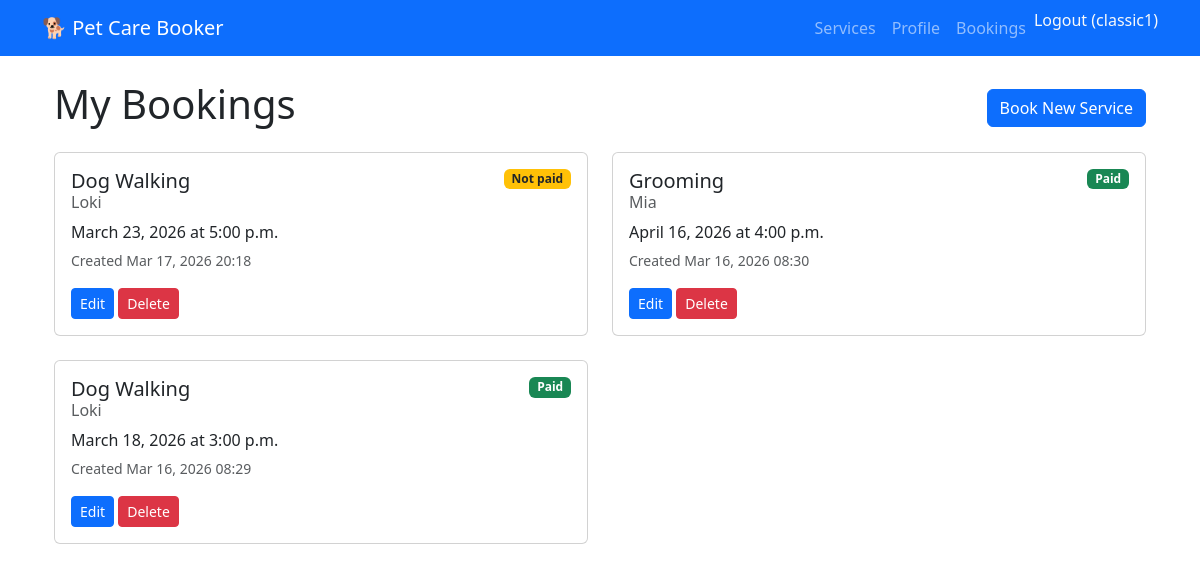
The page /accounts/bookings/ (signed in) on the database as committed earlier.
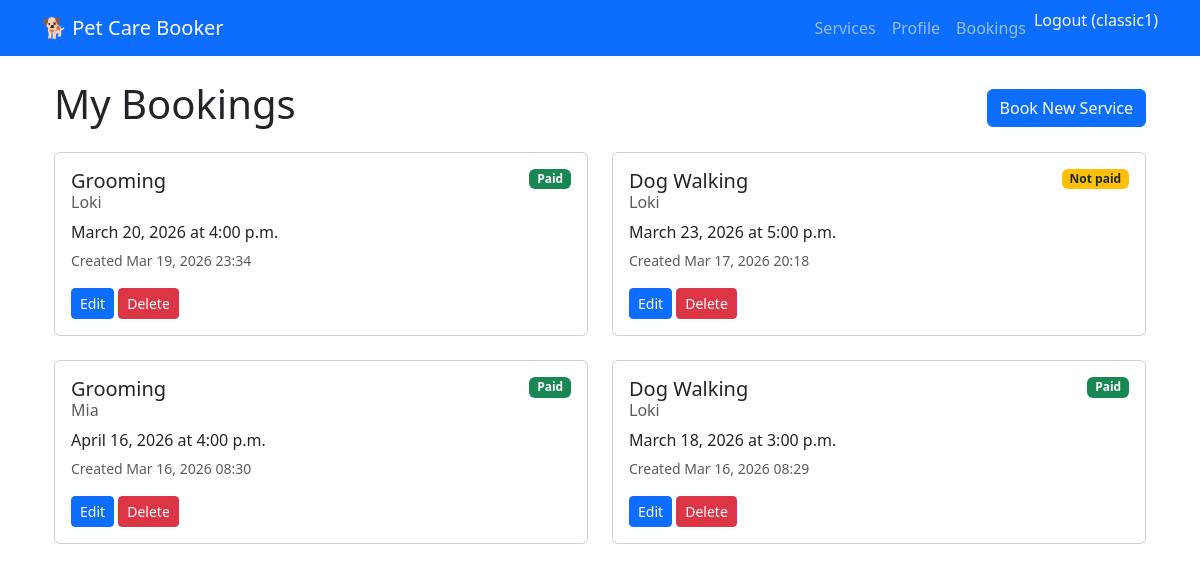
The same page on the database as committed later.
### accounts/models.py (models this page shows, shortened)
class Booking(models.Model):
    SERVICE_CHOICES = [
        ('dog_walking', 'Dog Walking'),
        ('grooming', 'Grooming'),
        ('boarding', 'Boarding'),
    ]
    user = models.ForeignKey(User, on_delete=models.CASCADE)
    service = models.CharField(max_length=20, choices=SERVICE_CHOICES)
    pet_name = models.CharField(max_length=100)
    date = models.DateField()
    time = models.TimeField()
    notes = models.TextField(blank=True)
    created = models.DateTimeField(auto_now_add=True)
    paid = models.BooleanField(default=False)  # <-- TRACKS PAID STATUS
    stripe_payment_intent = models.CharField(max_length=200, blank=True, null=True)  # Stripe payment ID
    amount_paid = models.DecimalField(max_digits=10, decimal_places=2, null=True, blank=True)  # £25.00

### accounts/views.py (the view)
# urls.py: path('bookings/', views.UserBookingsView.as_view(), name='bookings'),
class UserBookingsView(LoginRequiredMixin, ListView):
    model = Booking
    template_name = "accounts/bookings.html"
    context_object_name = "bookings"
    paginate_by = 10
    login_url = "login"
    redirect_field_name = "next"
    def get_queryset(self):
        return Booking.objects.filter(user=self.request.user).order_by("-created")
    def get_context_data(self, **kwargs):
        context = super().get_context_data(**kwargs)
        context["user"] = self.request.user
        return context

### accounts/templates/accounts/bookings.html (shortened to what this page needs)
{% extends "accounts/base.html" %}
{% block content %}
<div class="container mt-4">
  <div class="d-flex justify-content-between align-items-center mb-3">
    <h1>My Bookings</h1>
    <a href="{% url 'book' %}" class="btn btn-primary">Book New Service</a>
  </div>
  {% if bookings %}
    <div class="row">
      {% for booking in bookings %}
        <div class="col-md-6 mb-4">
          <div class="card h-100">
            <div class="card-body">
              <div class="d-flex justify-content-between align-items-start mb-2">
                <div>
                  <h5 class="card-title mb-1">
                    {{ booking.get_service_display }}
                  </h5>
                  <h6 class="card-subtitle text-muted">
                    {{ booking.pet_name }}
                  </h6>
                </div>
                {% if booking.paid %}
                  <span class="badge bg-success">Paid</span>
                {% else %}
                  <span class="badge bg-warning text-dark">Not paid</span>
                {% endif %}
              </div>
              <p class="card-text mb-1">
                {{ booking.date|date:"F j, Y" }}
                at
                {{ booking.time|time:"g:i a" }}
              </p>
              <p class="card-text">
                <small class="text-muted">
                  Created {{ booking.created|date:"M d, Y" }} {{ booking.created|time:"H:i" }}
                </small>
              </p>
              <div class="mt-2">
                <a href="{% url 'booking-update' booking.id %}" class="btn btn-sm btn-primary">
                  Edit
                </a>
                <a href="{% url 'booking-delete' booking.id %}" class="btn btn-sm btn-danger">
                  Delete
                </a>
              </div>
            </div>
          </div>
        </div>
      {% endfor %}
    </div>
  {% else %}
    <div class="text-center py-5">
      <h3>You have no bookings yet</h3>
      <p class="text-muted">Book your first pet care service!</p>
      <a href="{% url 'book' %}" class="btn btn-primary btn-lg">Book Now</a>
    </div>
  {% endif %}
</div>
{% endblock %}

### accounts/templates/accounts/base.html (shortened to what this page needs)
<!DOCTYPE html>
<html lang="en">
<head>
    {% load static %}
    {% load crispy_forms_tags %}
    <link href="https://cdn.jsdelivr.net/npm/bootstrap@5.3.3/dist/css/bootstrap.min.css" rel="stylesheet">
    {% load crispy_forms_tags %}
</head>
<body>
    <nav class="navbar navbar-expand-lg navbar-dark bg-primary">
        <div class="container">
            <a class="navbar-brand" href="{% url 'home' %}">🐕 Pet Care Booker</a>
            <div class="navbar-nav ms-auto">
                {% if user.is_authenticated %}
                    <a class="nav-link" href="{% url 'services' %}">Services</a>
                    <a class="nav-link" href="{% url 'profile' %}">Profile</a>
                    <a class="nav-link" href="{% url 'bookings' %}">Bookings</a>
                    <form method="post" action="{% url 'logout' %}" class="d-inline">
                        <button type="submit" class="nav-link btn btn-link p-0 border-0 bg-transparent text-light logout-btn">
                            Logout ({{ user.username }})
                        </button>
                    </form>
                {% else %}
                    <a class="nav-link" href="{% url 'login' %}">Login</a>
                    <a class="nav-link" href="{% url 'signup' %}">Sign Up</a>
                {% endif %}
            </div>
        </div>
    </nav>
    <main class="container mt-4">
        {% block content %}
        {% endblock %}
    </main>
</body>
</html>

Rows that differ between the two databases and show on the page:
added Booking: service "Grooming", pet_name "Loki", paid "Paid", date "March 20, 2026", time "4:00 p.m.", created "Mar 19, 2026", created "23:34"
